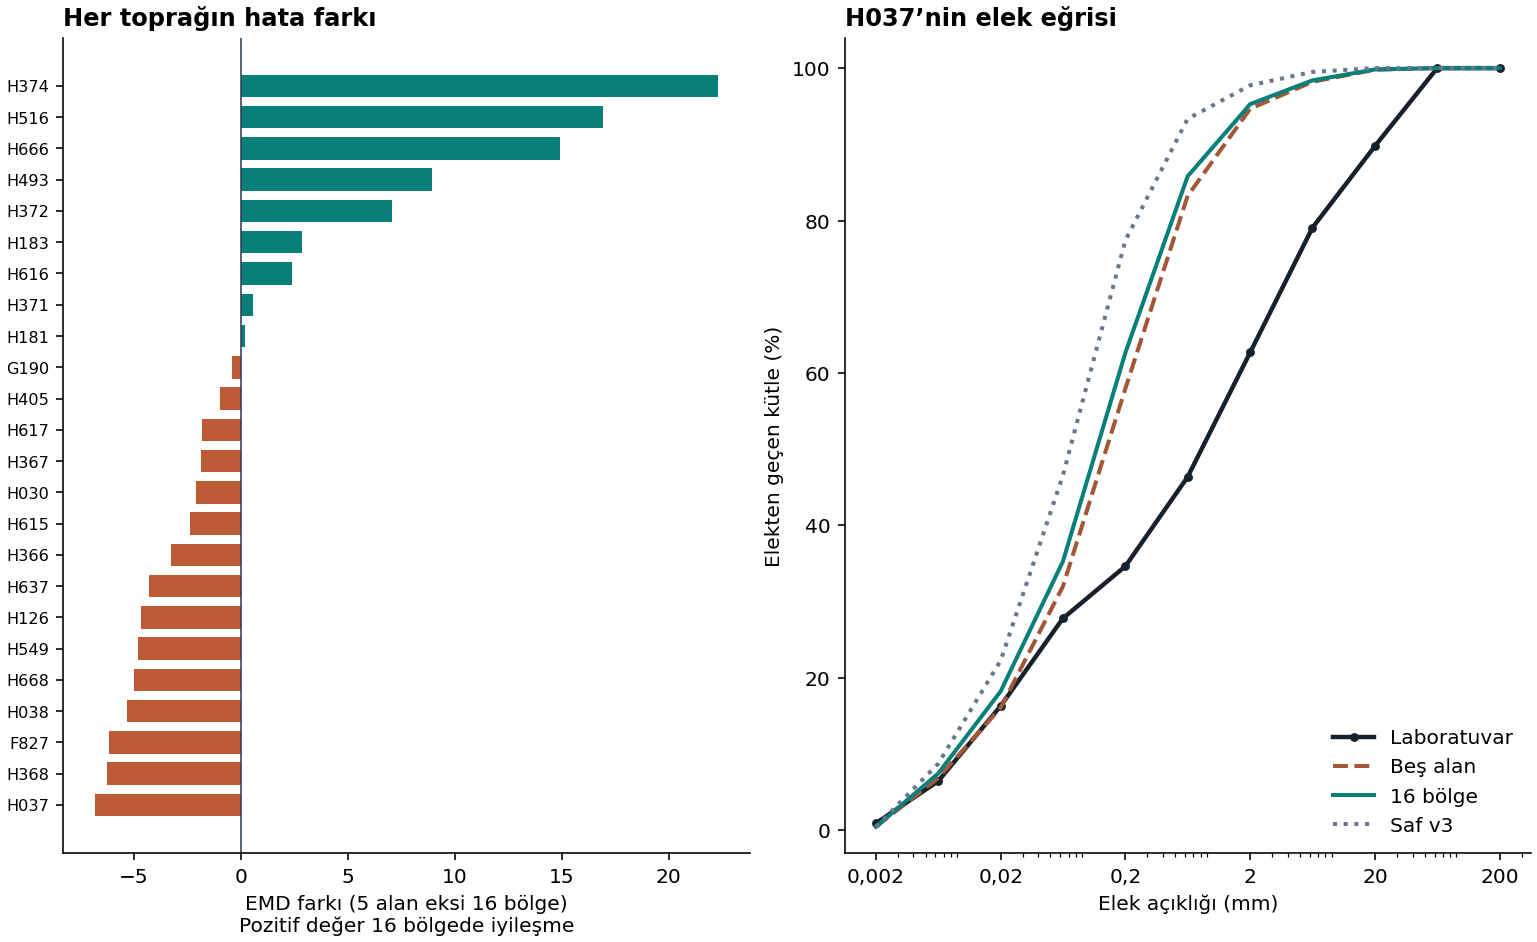

The Python source for this figure:
"""Eşlenmiş beş alan ve bütün yüzeyin 4 × 4 bölgesinden numune eğrisi tahmini."""
import argparse

import cv2
import numpy as np
import pandas as pd
from PIL import Image, ImageOps
from threadpoolctl import threadpool_limits

import iri_tas_kalan_doku as prev


ig = prev.ig
STEM = "bes_ve_onalti_doku"
MODES = {key: [f"{key}_{mm}" for mm in prev.DISTANCES] for key in ("eski_bes", "bes", "onalti")}
LAGS = np.floor(np.asarray(prev.DISTANCES) * ig.PPM + .5).astype(int)
CORE = np.flatnonzero(ig.CORE.any(axis=0))
RESULT = ig.out / f"{STEM}_sonuclar.csv"
PHOTO = ig.out / f"{STEM}_fotograflar.csv"


def tile_grid(shape):
    ys, xs = [np.rint(np.linspace(0, size, 5)).astype(int) for size in shape]
    return [(y, x, y1, x1) for y, y1 in zip(ys[:-1], ys[1:]) for x, x1 in zip(xs[:-1], xs[1:])]


def pair_totals(gray, boxes, shared_edges=False):
    """Assign each horizontal/right or vertical/down pair to its first pixel's box."""
    totals = np.zeros((len(LAGS), 2), dtype=np.int64)
    for y, x, y1, x1 in boxes:
        bottom, right = gray.shape if shared_edges else (y1, x1)
        for i, d in enumerate(LAGS):
            end_x, end_y = min(x1, right - d), min(y1, bottom - d)
            assert end_x > x and end_y > y
            dx = cv2.absdiff(gray[y:y1, x:end_x], gray[y:y1, x+d:end_x+d])
            dy = cv2.absdiff(gray[y:end_y, x:x1], gray[y+d:end_y+d, x:x1])
            totals[i] += (dx.sum(dtype=np.int64) + dy.sum(dtype=np.int64), dx.size + dy.size)
    return totals


def contrasts(totals):
    return totals[:, 0] / totals[:, 1] / 255.


def calibrated_surface(row, meta):
    with Image.open(row.path) as source:
        photo = ImageOps.exif_transpose(source).convert("RGB")
    w, h = photo.size
    assert (max(w,h), min(w,h)) == (meta.width, meta.height)
    left, top, right, bottom = meta.left, meta.top, meta.right, meta.bottom
    if h > w:
        left, top, right, bottom = w-bottom, left, w-top, right
    ref, ppm = ig.gsd.PHONES[row.phone]
    ppm *= max(w,h) / ref
    roi = photo.crop((left, top, right, bottom))
    shape = tuple(round(size * ig.PPM / ppm) for size in roi.size)
    rgb = np.asarray(roi.resize(shape, Image.Resampling.LANCZOS))
    gray = cv2.cvtColor(rgb, cv2.COLOR_RGB2GRAY)
    return photo, (left, top, right, bottom), ppm, gray


def measure_photo(row, meta):
    photo, (left, top, right, bottom), ppm, gray = calibrated_surface(row, meta)
    w, h = photo.size
    shape = (gray.shape[1], gray.shape[0])
    xs = left + (np.arange(shape[0])+.5) * (right-left) / shape[0]
    ys = top + (np.arange(shape[1])+.5) * (bottom-top) / shape[1]
    source_side = round(ig.SIDE_MM * ppm)
    core_edges = np.asarray([CORE[0], CORE[-1]+1]) * source_side / ig.SIDE
    legacy = np.zeros((len(LAGS), 2), dtype=np.int64)
    boxes = []
    for _, (dx, dy) in prev.fields(row):
        x0 = (w-source_side)//2 + round(dx*ppm)
        y0 = (h-source_side)//2 + round(dy*ppm)
        crop = photo.crop((x0,y0,x0+source_side,y0+source_side)).resize((ig.SIDE,ig.SIDE), Image.Resampling.LANCZOS)
        old_gray = cv2.cvtColor(np.asarray(crop), cv2.COLOR_RGB2GRAY)
        legacy += pair_totals(old_gray, [(CORE[0],CORE[0],CORE[-1]+1,CORE[-1]+1)])
        assert left <= x0+core_edges[0] < x0+core_edges[1] <= right
        assert top <= y0+core_edges[0] < y0+core_edges[1] <= bottom
        x, x1 = np.searchsorted(xs, x0+core_edges)
        y, y1 = np.searchsorted(ys, y0+core_edges)
        boxes.append((y,x,y1,x1))
    covered = np.zeros(gray.shape, dtype=bool)
    for y,x,y1,x1 in boxes:
        assert not covered[y:y1,x:x1].any()
        covered[y:y1,x:x1] = True
    five = pair_totals(gray, boxes)
    grid = tile_grid(gray.shape)
    sixteen = pair_totals(gray, grid, shared_edges=True)
    # Independent full-frame integer calculation verifies that every seam pair was counted once.
    full = gray.astype(np.int16)
    for (total, count), lag in zip(sixteen, LAGS):
        horizontal = np.abs(full[:, lag:] - full[:, :-lag])
        vertical = np.abs(full[lag:, :] - full[:-lag, :])
        assert total == horizontal.sum() + vertical.sum() and count == horizontal.size + vertical.size
    record = dict(file=row.file, sample_id=row.sample_id, phone=row.phone,
                  bes_piksel=int(covered.sum()), tam_piksel=gray.size)
    for columns, sums in zip(MODES.values(), (legacy, five, sixteen)):
        record.update(zip(columns, contrasts(sums)))
    return record


def measure():
    photos = prev.photos()
    roi = pd.read_csv(ig.out / "dinov2_hiyerarsik_kadrajlar.csv", index_col="file").loc[photos.index]
    assert roi.index.is_unique and np.array_equal(roi.sample_id, photos.sample_id)
    records = []
    for i, (file, row) in enumerate(photos.iterrows(), 1):
        records.append(measure_photo(row, roi.loc[file]))
        if i % 25 == 0 or i == len(photos):
            print("Photos", i, "/", len(photos), flush=True)
    local = pd.DataFrame(records).set_index("file")
    old = pd.read_csv(ig.out / "iri_tas_kalan_doku_fotograflar.csv", index_col="file").loc[local.index]
    np.testing.assert_allclose(local[MODES["eski_bes"]], old[prev.MODES["butun"]], atol=5.1e-13, rtol=0)
    local.to_csv(PHOTO, float_format="%.15f")
    return local


def run():
    cv2.setNumThreads(1)
    with threadpool_limits(limits=1):
        local = measure()
        result = prev.test_models(local, modes=MODES, stem=STEM)
    old = pd.read_csv(ig.out / "iri_tas_kalan_doku_sonuclar.csv").query("model == 'butun'")
    cols = ["emd", *ig.gsd.COLS]
    def indexed(frame):
        return frame.set_index(["exam","sample_id"]).sort_index()[cols]
    historic, replay = indexed(old), indexed(result.query("model == 'eski_bes'"))
    pd.testing.assert_index_equal(historic.index, replay.index)
    np.testing.assert_allclose(historic, replay, atol=1e-7, rtol=0)
    print(result.groupby(["exam", "model"]).emd.mean().unstack().round(5).to_string())


def report():
    import matplotlib
    matplotlib.use("Agg")
    import matplotlib.pyplot as plt

    tested = pd.read_csv(RESULT)
    v3 = pd.read_csv(ig.out / "v3_kadraj_sonuclari.csv").query("model == 'v3'")
    all_rows = pd.concat([tested, v3], ignore_index=True)
    wide = all_rows.pivot(index=["exam","sample_id"], columns="model", values="emd")
    assert wide.shape == (66,4) and wide.notna().all().all()
    curves = all_rows[ig.gsd.COLS].to_numpy()
    lab = ig.labels.loc[all_rows.sample_id, ig.gsd.COLS].to_numpy()
    assert np.all(np.diff(curves) >= 0) and np.all(curves[:, -1] == 100)
    np.testing.assert_allclose(np.abs(curves - lab)[:,:-1] @ np.diff(np.log10(ig.gsd.SIZES)),
                               all_rows.emd, rtol=0, atol=1e-8)
    wide["kazanc"] = wide.bes - wide.onalti
    print(wide.groupby(level="exam").mean().round(5).to_string())
    for exam, group in wide.groupby(level="exam"):
        g = group.kazanc
        omit = (g.sum()-g)/(len(g)-1)
        print(exam, "wins, ties, median, omission min/max", (g>0).sum(), (g==0).sum(), g.median(), omit.min(), omit.max())
    main = wide.xs("24")
    gain = main.kazanc.sort_values()
    print("extremes", gain.head(3).round(3).to_dict(), gain.tail(3).round(3).to_dict())
    print("without H037, H038", gain.drop(["H037","H038"]).mean())
    for col in ["0.2", "6.3"]:
        by_model = all_rows.query("exam == '24'").pivot(index="sample_id",columns="model",values=col)
        print(col, "mean abs errors", by_model.sub(ig.labels.loc[by_model.index,col],axis=0).abs().mean().round(5).to_dict())
    h037 = all_rows.query("exam == '24' and sample_id == 'H037'").set_index("model")
    print("H037\n", h037[["emd","0.2"]].round(5))
    coverage = pd.read_csv(PHOTO).eval("100 * bes_piksel / tam_piksel")
    print("5-window area, min median max", coverage.min(), coverage.median(), coverage.max())
    print("16 better than v3", (main.onalti < main.v3).sum())

    fig, (bars, curve) = plt.subplots(1,2,figsize=(10.6,6.5),layout="constrained")
    colors = np.where(gain >= 0, "#087f78", "#bc5a36")
    bars.barh(np.arange(len(gain)), gain, color=colors, height=.72)
    bars.set_yticks(np.arange(len(gain)), gain.index, fontsize=8)
    bars.axvline(0, color="#344054", lw=.8)
    bars.set_xlabel("EMD farkı (5 alan eksi 16 bölge)\nPozitif değer 16 bölgede iyileşme")
    bars.set_title("Her toprağın hata farkı", loc="left", fontweight="bold")
    sizes = ig.gsd.SIZES
    curve.plot(sizes, ig.labels.loc["H037",ig.gsd.COLS], color="#17212b", linewidth=2.2,
               marker="o", markersize=3.4, label="Laboratuvar")
    for key, label, color, linestyle in (("bes","Beş alan","#a35638","--"),("onalti","16 bölge","#087f78","-"),
                                         ("v3","Saf v3","#68768e",":")):
        curve.plot(sizes, h037.loc[key,ig.gsd.COLS].to_numpy(float), color=color, linestyle=linestyle, label=label, lw=2)
    curve.set(xscale="log", ylim=(-3,104), xlabel="Elek açıklığı (mm)", ylabel="Elekten geçen kütle (%)")
    curve.set_xticks([.002,.02,.2,2,20,200],["0,002","0,02","0,2","2","20","200"])
    curve.set_title("H037’nin elek eğrisi", loc="left", fontweight="bold")
    curve.legend(loc="lower right", frameon=False)
    for ax in (bars,curve):
        ax.spines[["top","right"]].set_visible(False)
    fig.savefig(ig.out / f"{STEM}.png", dpi=145)
    plt.close(fig)


if __name__ == "__main__":
    parser = argparse.ArgumentParser(description=__doc__)
    parser.add_argument("step", nargs="?", default="run", choices=["run", "report"])
    args = parser.parse_args()
    if args.step == "run":
        run()
    else:
        report()
